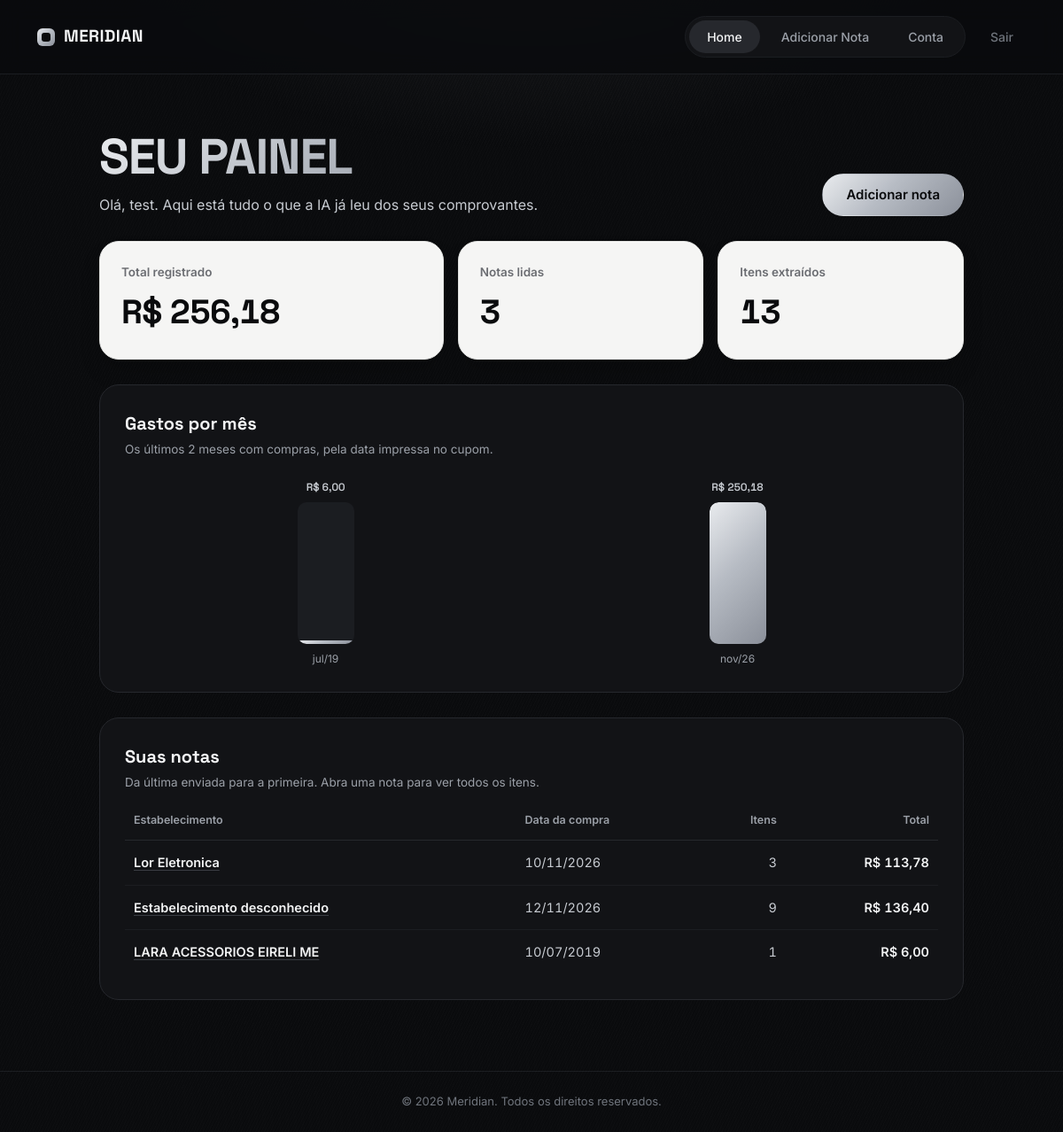
Page /home (signed in) on the committed database.
### tables this page shows
CREATE TABLE users (
    id          INTEGER PRIMARY KEY AUTOINCREMENT,
    username    TEXT    NOT NULL UNIQUE,
    email       TEXT    NOT NULL UNIQUE,
    hash        TEXT    NOT NULL,
    is_verified INTEGER NOT NULL DEFAULT 0 CHECK (is_verified IN (0, 1))
);

CREATE TABLE receipts (
    id            INTEGER PRIMARY KEY AUTOINCREMENT,
    user_id       INTEGER NOT NULL,
    store_name    TEXT    NOT NULL,
    purchase_date TEXT    NOT NULL CHECK (purchase_date = date(purchase_date)),
    total_cents   INTEGER NOT NULL CHECK (total_cents >= 0),
    FOREIGN KEY (user_id) REFERENCES users(id) ON DELETE CASCADE
);

### app.py (the view)
@app.route("/home")
@login_required
def home():
    usuario = usuario_atual()
    if usuario is None:
        session.clear()
        return redirect(url_for("login"))
    user_id = session["user_id"]
    notas = db.execute(
        "SELECT receipts.id, receipts.store_name, receipts.purchase_date, receipts.total_cents, "
        "       COUNT(receipt_items.id) AS itens "
        "FROM receipts "
        "LEFT JOIN receipt_items ON receipt_items.receipt_id = receipts.id "
        "WHERE receipts.user_id = ? "
        "GROUP BY receipts.id "
        "ORDER BY receipts.id DESC",   # ordem de ENVIO: a nota recém-enviada fica no topo
        user_id,
    )
    return render_template(
        "home.html",
        username=usuario["username"],
        resumo=resumo_usuario(user_id),
        meses=gastos_por_mes(user_id),
        notas=notas,
    )

### app.py (called while the page is built)
@app.template_filter("brl")
def formatar_brl(centavos):
    if centavos is None:
        return "—"
    texto = f"{centavos / 100:,.2f}"  # padrão americano: '1,234.50'
    return "R$ " + texto.replace(",", "X").replace(".", ",").replace("X", ".")

@app.template_filter("data_br")
def formatar_data(iso):
    try:
        ano, mes, dia = str(iso).split("-")
        return f"{dia}/{mes}/{ano}"
    except ValueError:
        return iso

def usuario_atual():
    linhas = db.execute("SELECT username, email FROM users WHERE id = ?", session["user_id"])
    return linhas[0] if linhas else None

def resumo_usuario(user_id):
    resumo = db.execute(
        "SELECT COUNT(*) AS notas, COALESCE(SUM(total_cents), 0) AS total_cents "
        "FROM receipts WHERE user_id = ?",
        user_id,
    )[0]
    resumo["itens"] = db.execute(
        "SELECT COUNT(*) AS n FROM receipt_items "
        "JOIN receipts ON receipts.id = receipt_items.receipt_id "
        "WHERE receipts.user_id = ?",
        user_id,
    )[0]["n"]
    return resumo

def gastos_por_mes(user_id, limite=6):
    meses = db.execute(
        "SELECT strftime('%Y-%m', purchase_date) AS mes, SUM(total_cents) AS total_cents "
        "FROM receipts WHERE user_id = ? "
        "GROUP BY mes ORDER BY mes DESC LIMIT ?",
        user_id, limite,
    )
    meses.reverse()  # do mais antigo para o mais recente, da esquerda para a direita
    maior = max((m["total_cents"] for m in meses), default=0)
    for m in meses:
        ano, mes = m["mes"].split("-")
        m["rotulo"] = f"{MESES[int(mes) - 1]}/{ano[2:]}"          # 'jul/19'
        m["pct"] = round(m["total_cents"] / maior * 100) if maior > 0 else 0
    return meses

### functions.py (called while the page is built)
def login_required(f):
    @wraps(f)
    def decorated_function(*args, **kwargs):
        if session.get("user_id") is None:
            return redirect("/login")
        return f(*args, **kwargs)
    return decorated_function

### templates/home.html (shortened to what this page needs)
{% extends "layout.html" %}
{% block head %}
<link rel="stylesheet" href="{{ url_for('static', filename='dashboard.css') }}">
{% endblock %}
{% block content %}
<div class="db-page">
    <header class="db-head">
        <div>
            <h1 class="db-head__title">SEU PAINEL</h1>
            <p class="db-head__subtitle">Olá, {{ username }}. Aqui está tudo o que a IA já leu dos seus comprovantes.</p>
        </div>
        <a href="{{ url_for('upload') }}" class="db-btn">Adicionar nota</a>
    </header>
    <section class="db-stats" aria-label="Resumo dos seus gastos">
        <div class="db-stat db-stat--wide">
            <p class="db-stat__label">Total registrado</p>
            <p class="db-stat__value">{{ resumo.total_cents | brl }}</p>
        </div>
        <div class="db-stat">
            <p class="db-stat__label">Notas lidas</p>
            <p class="db-stat__value">{{ resumo.notas }}</p>
        </div>
        <div class="db-stat">
            <p class="db-stat__label">Itens extraídos</p>
            <p class="db-stat__value">{{ resumo.itens }}</p>
        </div>
    </section>
    {% if notas %}
    <section class="db-panel" aria-labelledby="titulo-grafico">
        <h2 class="db-panel__title" id="titulo-grafico">Gastos por mês</h2>
        <p class="db-panel__hint">
            {% if meses | length == 1 %}O mês com compras registradas{% else %}Os últimos {{ meses | length }} meses com compras{% endif %}, pela data impressa no cupom.
        </p>
        <div class="db-chart">
            {% for m in meses %}
            <div class="db-bar" title="{{ m.rotulo }}: {{ m.total_cents | brl }}">
                <span class="db-bar__valor">{{ m.total_cents | brl }}</span>
                <div class="db-bar__trilho" aria-hidden="true">
                    <div class="db-bar__fill" style="height: {{ m.pct }}%"></div>
                </div>
                <span class="db-bar__mes">{{ m.rotulo }}</span>
            </div>
            {% endfor %}
        </div>
    </section>
    <section class="db-panel" aria-labelledby="titulo-notas">
        <h2 class="db-panel__title" id="titulo-notas">Suas notas</h2>
        <p class="db-panel__hint">Da última enviada para a primeira. Abra uma nota para ver todos os itens.</p>
        <div class="db-table-wrap">
            <table class="db-table">
                <thead>
                    <tr>
                        <th scope="col">Estabelecimento</th>
                        <th scope="col">Data da compra</th>
                        <th scope="col" class="db-num">Itens</th>
                        <th scope="col" class="db-num">Total</th>
                    </tr>
                </thead>
                <tbody>
                    {% for n in notas %}
                    <tr>
                        <td><a class="db-link" href="{{ url_for('receipt', receipt_id=n.id) }}">{{ n.store_name }}</a></td>
                        <td>{{ n.purchase_date | data_br }}</td>
                        <td class="db-num">{{ n.itens }}</td>
                        <td class="db-num db-strong">{{ n.total_cents | brl }}</td>
                    </tr>
                    {% endfor %}
                </tbody>
            </table>
        </div>
    </section>
    {% endif %}
</div>
{% endblock %}

### static/style.css (style rules this page uses)
:root { --ink-950: #0a0b0d; --ink-900: #121316; --ink-800: #1b1d21; --ink-700: #26282d; --ink-600: #3a3d43; --steel-100: #f3f4f5; --steel-300: #c7cbd1; --steel-400: #9ba0a8; --steel-500: #6f747c; --silver-grad: linear-gradient(135deg, #e9ebee 0%, #b7bcc4 45%, #8b909a 100%); --silver-grad-hover: linear-gradient(135deg, #ffffff 0%, #c9cdd3 45%, #9ca1ab 100%); --panel-bg: #f5f5f4; --panel-border: #e2e3e1; --panel-ink: #16171a; --panel-ink-soft: #6b6d72; --font-display: 'Space Grotesk', 'Arial Narrow', sans-serif; --font-body: 'Inter', -apple-system, BlinkMacSystemFont, sans-serif; --max-width: 1180px; --radius-lg: 22px; --radius-md: 14px; --radius-sm: 9px; }
* { box-sizing: border-box; }
html { scroll-behavior: smooth; }
body { margin: 0; background: var(--ink-950); color: var(--steel-100); font-family: var(--font-body); -webkit-font-smoothing: antialiased; line-height: 1.5; min-height: 100vh; display: flex; flex-direction: column; }
a { color: inherit; text-decoration: none; }
body::before { content: ''; position: fixed; inset: 0; pointer-events: none; z-index: 0; background: radial-gradient(ellipse 900px 500px at 50% -10%, rgba(199, 203, 209, 0.10), transparent 60%), repeating-linear-gradient(115deg, rgba(255,255,255,0.015) 0px, rgba(255,255,255,0.015) 1px, transparent 1px, transparent 3px); }

### rows in the picture
users: username "test"
receipts: store_name "Lor Eletronica", purchase_date|data_br "10/11/2026", itens "3", total_cents|brl "R$ 113,78"
receipts: store_name "Estabelecimento desconhecido", purchase_date|data_br "12/11/2026", itens "9", total_cents|brl "R$ 136,40"
receipts: store_name "LARA ACESSORIOS EIRELI ME", purchase_date|data_br "10/07/2019", itens "1", total_cents|brl "R$ 6,00"

### other values in the picture
{{ resumo.total_cents | brl }} "R$ 256,18"
{{ resumo.notas }} "3"
{{ resumo.itens }} "13"
{{ meses | length }} "2"
{{ m.total_cents | brl }} "R$ 6,00" "R$ 250,18"
{{ m.rotulo }} "jul/19" "nov/26"
